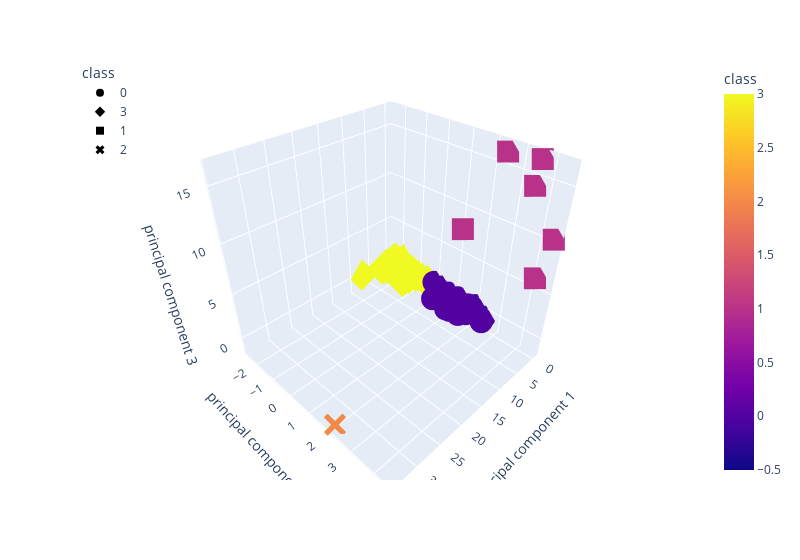

This figure's notebook cell:
### Markdown cell above
## Deliverable 4: Visualizing Cryptocurrencies Results

### Code cell
# Creating a 3D-Scatter with the PCA data and the clusters
fig = px.scatter_3d(
    clustered_df,
    hover_name="CoinName",
    hover_data=["Algorithm"],
    x="principal component 1",
    y="principal component 2",
    z="principal component 3",
    color="class",
    symbol="class",
    width=800,
)
fig.update_layout(legend=dict(x=0, y=1))
fig.show()

### Figure 1 — Plotly figure (JSON) as saved in the notebook; plotly's stock layout.template omitted (floating-point values rounded to 4 significant figures; data arrays with more than 128 entries replaced by an {"elided": "..."} marker saying what was removed)
{"data": [{"customdata": {"elided": "287x1 str values"}, "hovertemplate": "<b>%{hovertext}</b><br><br>class=%{marker.color}<br>principal component 1=%{x}<br>principal component 2=%{y}<br>principal component 3=%{z}<br>Algorithm=%{customdata[0]}<extra></extra>", "hovertext": {"elided": "287 str values"}, "legendgroup": "0", "marker": {"color": {"elided": "287 int values"}, "coloraxis": "coloraxis", "symbol": "circle"}, "mode": "markers", "name": "0", "scene": "scene", "showlegend": true, "type": "scatter3d", "x": {"elided": "287 float values"}, "y": {"elided": "287 float values"}, "z": {"elided": "287 float values"}}, {"customdata": {"elided": "238x1 str values"}, "hovertemplate": "<b>%{hovertext}</b><br><br>class=%{marker.color}<br>principal component 1=%{x}<br>principal component 2=%{y}<br>principal component 3=%{z}<br>Algorithm=%{customdata[0]}<extra></extra>", "hovertext": {"elided": "238 str values"}, "legendgroup": "3", "marker": {"color": {"elided": "238 int values"}, "coloraxis": "coloraxis", "symbol": "diamond"}, "mode": "markers", "name": "3", "scene": "scene", "showlegend": true, "type": "scatter3d", "x": {"elided": "238 float values"}, "y": {"elided": "238 float values"}, "z": {"elided": "238 float values"}}, {"customdata": [["VeChainThor Authority"], ["Proof-of-BibleHash"], ["SHA-256 + Hive"], ["Proof-of-Authority"], ["ECC 256K1"], ["Leased POS"]], "hovertemplate": "<b>%{hovertext}</b><br><br>class=%{marker.color}<br>principal component 1=%{x}<br>principal component 2=%{y}<br>principal component 3=%{z}<br>Algorithm=%{customdata[0]}<extra></extra>", "hovertext": ["Vechain", "BiblePay", "LitecoinCash", "Poa Network", "Acute Angle Cloud", "Waves"], "legendgroup": "1", "marker": {"color": [1, 1, 1, 1, 1, 1], "coloraxis": "coloraxis", "symbol": "square"}, "mode": "markers", "name": "1", "scene": "scene", "showlegend": true, "type": "scatter3d", "x": [4.393, -0.1949, -0.3958, -0.3992, -0.3367, -0.3887], "y": [1.781, 4.152, 2.476, 4.487, 3.648, 3.557], "z": [9.575, 6.365, 16.23, 10.48, 16.52, 14.27]}, {"customdata": [["TRC10"]], "hovertemplate": "<b>%{hovertext}</b><br><br>class=%{marker.color}<br>principal component 1=%{x}<br>principal component 2=%{y}<br>principal component 3=%{z}<br>Algorithm=%{customdata[0]}<extra></extra>", "hovertext": ["BitTorrent"], "legendgroup": "2", "marker": {"color": [2], "coloraxis": "coloraxis", "symbol": "x"}, "mode": "markers", "name": "2", "scene": "scene", "showlegend": true, "type": "scatter3d", "x": [34.06], "y": [2.055], "z": [-1.416]}], "layout": {"coloraxis": {"colorbar": {"title": {"text": "class"}}, "colorscale": [[0, "#0d0887"], [0.1111, "#46039f"], [0.2222, "#7201a8"], [0.3333, "#9c179e"], [0.4444, "#bd3786"], [0.5556, "#d8576b"], [0.6667, "#ed7953"], [0.7778, "#fb9f3a"], [0.8889, "#fdca26"], [1, "#f0f921"]]}, "legend": {"title": {"text": "class"}, "tracegroupgap": 0, "x": 0, "y": 1}, "margin": {"t": 60}, "scene": {"domain": {"x": [0, 1], "y": [0, 1]}, "xaxis": {"title": {"text": "principal component 1"}}, "yaxis": {"title": {"text": "principal component 2"}}, "zaxis": {"title": {"text": "principal component 3"}}}, "width": 800}}
